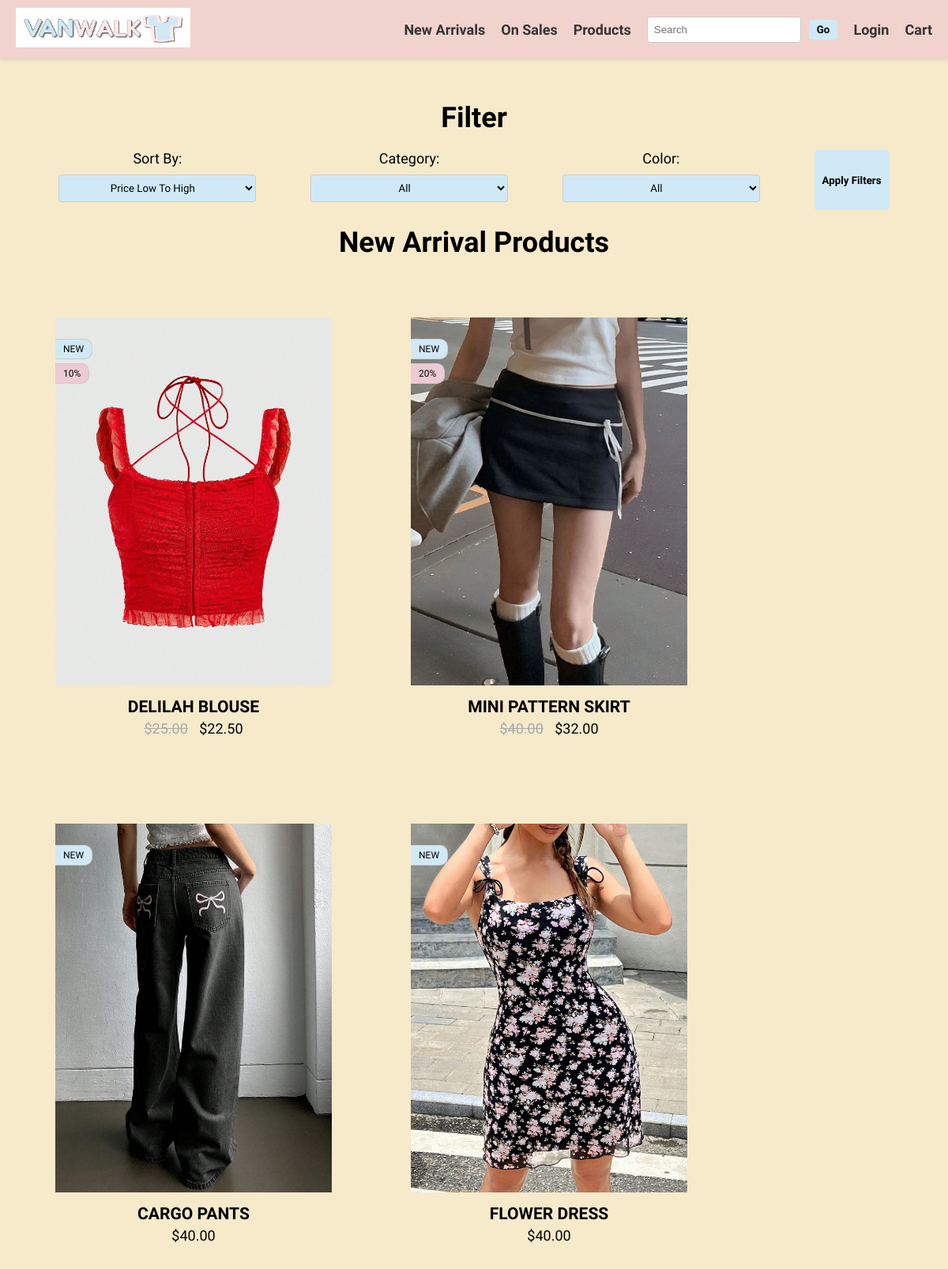
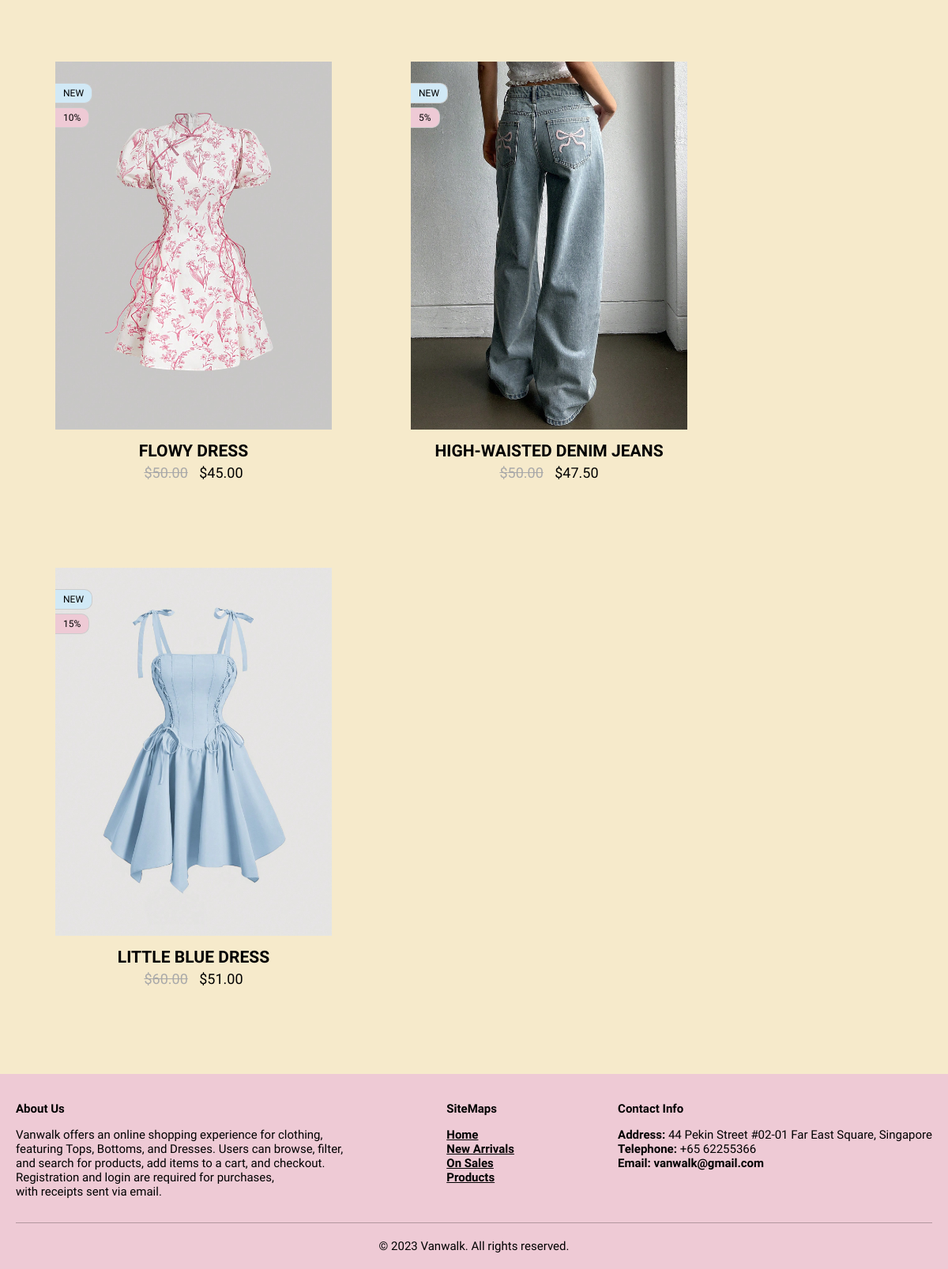
The page /newarrivals.php on the database its author committed (2 pictures, top to bottom).
### tables this page shows
CREATE TABLE `product` (
  `Prodid` char(3) NOT NULL,
  `Name` varchar(50) NOT NULL,
  `Price` float NOT NULL,
  `Type` varchar(50) NOT NULL,
  `Color` varchar(50) NOT NULL,
  `Description` longtext NOT NULL,
  `qty` int(11) NOT NULL,
  `Discount` float NOT NULL,
  `isNew` tinyint(1) NOT NULL,
  `created_datetime` datetime NOT NULL,
  `image_path` varchar(255) NOT NULL
);

### newarrivals.php (the view, shortened to what this page needs)
<?php
$servername = "localhost";
$username = "root";
$password = "";
$dbname = "vanwalk";
$conn = mysqli_connect($servername, $username, $password, $dbname);
$sort = isset($_GET['sort']) ? $_GET['sort'] : 'LTH';
$sql = "SELECT * FROM Product WHERE 1=1 AND isNew = 1";
switch ($sort) {
  case 'LTH':
    $sql .= " ORDER BY Price ASC";
    break;
}
$result = mysqli_query($conn, $sql);
?>
<!DOCTYPE html>
<html lang="en">
<head>
  <link rel="stylesheet" type="text/css" href="./css/index.css" />
  <link rel="stylesheet" type="text/css" href="./css/header-footer.css" />
</head>
<body>
  <?php include 'header.php'; ?>
  <div class="main_wrapper" style="padding: 30px 0px 50px 0px">
    <div class="container">
      <h1 style="text-align: center; margin-bottom: 0px">Filter</h1>
      <form method="GET" action="newarrivals.php" class="filter-container">
        <div class="filter-options">
          <label for="sort">Sort By:</label>
          <select id="sort" name="sort">
            <option value="LTH">Price Low To High</option>
          </select>
        </div>
        <div class="filter-options">
          <label for="category">Category:</label>
          <select id="category" name="category">
            <option value="all">All</option>
          </select>
        </div>
        <div class="filter-options">
          <label for="color">Color:</label>
          <select id="color" name="color">
            <option value="all">All</option>
          </select>
        </div>
        <button type="submit">Apply Filters</button>
      </form>
      <h1 style="text-align: center; margin-top: 0px">New Arrival Products</h1>
      <div class="product-grid" id="product-grid">
        <?php
        if (mysqli_num_rows($result) > 0) {
          while ($row = mysqli_fetch_assoc($result)) {
            if ($row['qty'] == 0) {
              continue;
            }
            echo '<form class="product-item" action="./productdetails.php" method="post">';
            echo '<img src="' . $row['image_path'] . '" alt="' . htmlspecialchars($row['Name']) . '" onclick="this.parentNode.submit();" style="cursor: pointer;" />';
            echo '<div class="product-labels">';
            if ($row['isNew']) {
              echo '<span class="product-label new">New</span>';
            }
            if ($row['Discount'] > 0) {
              echo '<span class="product-label discount">' . $row['Discount'] . '%</span>';
            }
            echo '</div>';
            echo '<h3 style="text-transform: uppercase;">' . htmlspecialchars($row['Name']) . '</h3>';
            if ($row['Discount'] > 0) {
              $discountedPrice = $row['Price'] * (1 - $row['Discount'] / 100);
              echo '<p><span style="text-decoration: line-through; color: #A9A9A9; padding-right: 10px;">$' . number_format($row['Price'], 2) . '</span> $' . number_format($discountedPrice, 2) . '</p>';
            } else {
              echo '<p>$' . number_format($row['Price'], 2) . '</p>';
            }
            echo '</form>';
          }
        } else {
          echo '<p>No products found.</p>';
        }
        ?>
      </div>
    </div>
  </div>
  <?php include 'footer.php'; ?>
</body>
</html>

### css/index.css (style rules this page uses)
body { background-color: #f6eacb; color: black; font-family: 'Amaranth', sans-serif; font-size: 18px; margin: 0; padding: 0; min-height: 100vh; display: flex; flex-direction: column; }
.container { max-width: 1800px; margin: 0 auto; padding: 0 20px; }
.main_wrapper { flex: 1; }
button { padding: 5px 10px; border: none; background-color: #d1e9f6; font-weight: bold; color: black; border-radius: 4px; font-family: 'Amaranth', sans-serif; cursor: pointer; }
.filter-container { display: flex; justify-content: space-around; align-item: center; padding: 20px; }
.filter-options { display: flex; align-items: center; flex-direction: column; }
.filter-options label { margin-bottom: 10px; }
.filter-options select { width: 250px; padding: 8px; text-align: center; border: 1px solid #ccc; border-radius: 4px; margin-bottom: 10px; font-family: 'Amaranth', sans-serif; background-color: #d1e9f6; }
.product-grid { display: flex; flex-wrap: wrap; justify-content: flex-start; }
.product-item { flex: 0 0 calc(20% - 10px); margin-bottom: 30px; border-radius: 3px; text-align: center; position: relative; margin: 50px; }
.product-item img { width: 350px; height: auto; }
.product-labels { position: absolute; top: 5%; left: 0; display: flex; flex-direction: column; }
.product-label { background-color: rgba(0, 0, 0, 0.8); color: black; padding: 5px 10px; font-size: 12px; text-transform: uppercase; margin-bottom: 5px; border: 1px solid #ccc; width: fit-content; border-left: 0px; border-top-right-radius: 10px; border-bottom-right-radius: 10px; }
.product-label.new { background-color: #d1e9f6; }
.product-label.discount { background-color: #eecad5; }
.product-item h3 { margin-top: 10px; margin-bottom: 5px; }
.product-item p { margin-top: 0; margin-bottom: 10px; }

### rows shown on the page
product: image_path (picture), isNew "NEW", Discount "10", Name "DELILAH BLOUSE", Price "25.00", discountedPrice "22.50"
product: image_path (picture), isNew "NEW", Discount "20", Name "MINI PATTERN SKIRT", Price "40.00", discountedPrice "32.00"
product: image_path (picture), isNew "NEW", Name "CARGO PANTS", Price "40.00"
product: image_path (picture), isNew "NEW", Name "FLOWER DRESS", Price "40.00"
product: image_path (picture), isNew "NEW", Discount "10", Name "FLOWY DRESS", Price "50.00", discountedPrice "45.00"
product: image_path (picture), isNew "NEW", Discount "5", Name "HIGH-WAISTED DENIM JEANS", Price "50.00", discountedPrice "47.50"
product: image_path (picture), isNew "NEW", Discount "15", Name "LITTLE BLUE DRESS", Price "60.00", discountedPrice "51.00"
